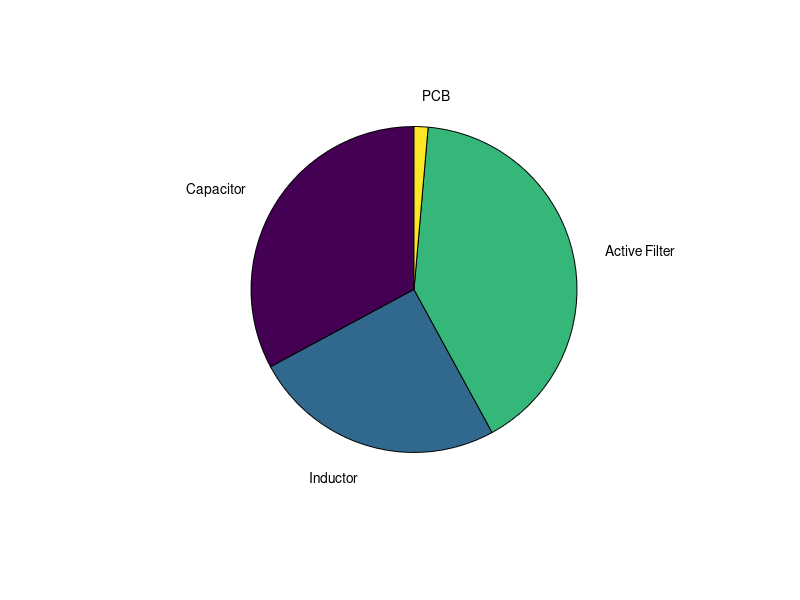

Reproduce this figure in MATLAB.
clear;
clc;
close all

% Data
data = [38 29 47 1.6]./(74);
% Create pie chart
label={'Capacitor','Inductor','Active Filter','PCB'};
pie(data,label);
